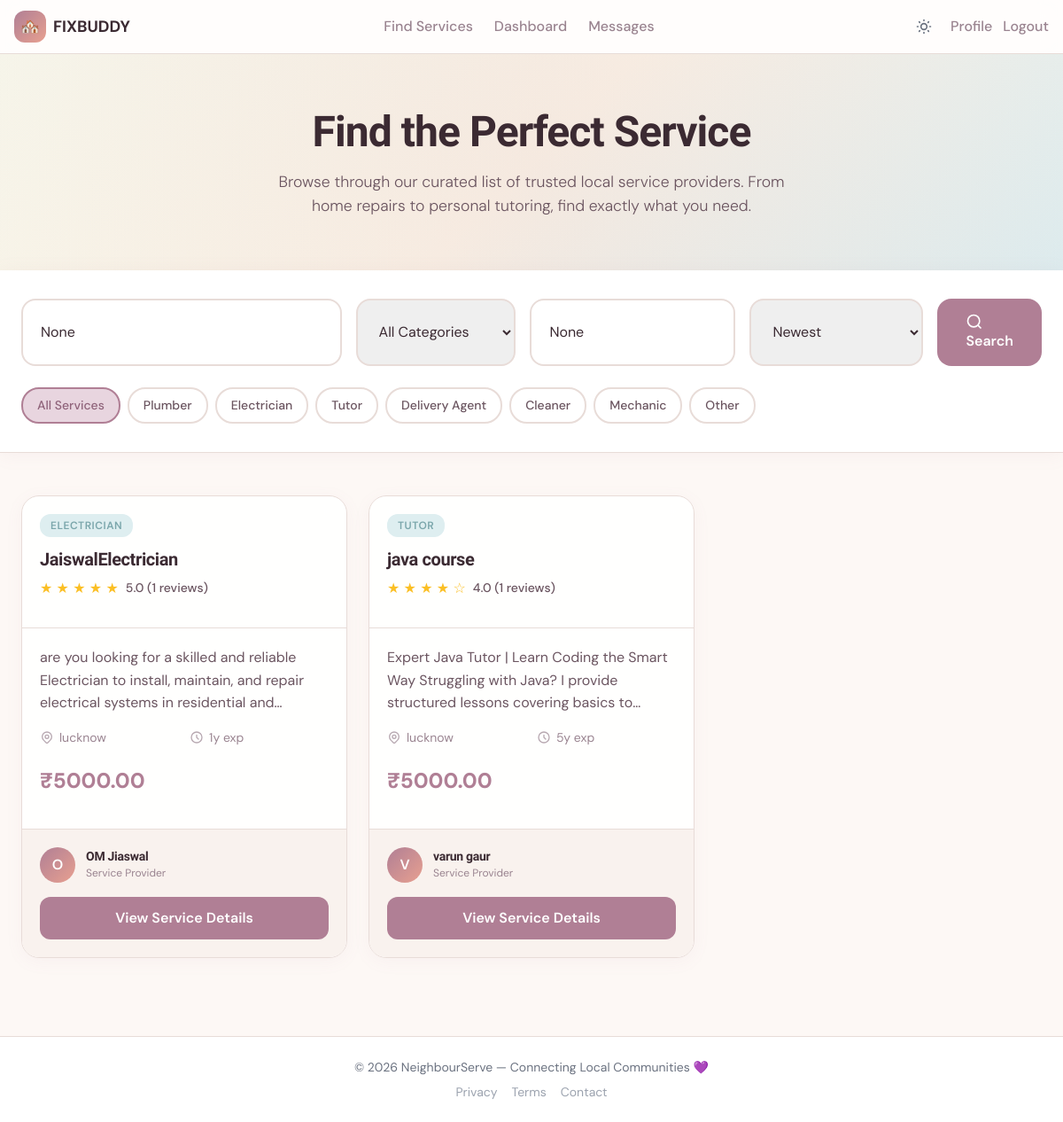
/services/ (signed in), run on the app's committed database.
### marketplace/models.py (models this page shows, shortened)
class Service(models.Model):
    provider = models.ForeignKey(User, on_delete=models.CASCADE, related_name='services')
    title = models.CharField(max_length=200)
    description = models.TextField()
    category = models.CharField(max_length=20, choices=CATEGORY_CHOICES)
    price = models.DecimalField(max_digits=10, decimal_places=2, validators=[MinValueValidator(0)])
    location = models.CharField(max_length=255, help_text="Service area or city")
    experience_years = models.PositiveIntegerField(default=0, help_text="Years of experience")
    image = models.ImageField(upload_to='services/', null=True, blank=True, help_text="Upload a service image")
    is_active = models.BooleanField(default=True)
    created_at = models.DateTimeField(auto_now_add=True)
    def average_rating(self):
        reviews = self.reviews.all()
        if reviews:
            return sum(review.rating for review in reviews) / len(reviews)
        return 0

class Review(models.Model):
    booking = models.OneToOneField(Booking, on_delete=models.CASCADE, related_name='review')
    customer = models.ForeignKey(User, on_delete=models.CASCADE, related_name='reviews_given')
    service = models.ForeignKey(Service, on_delete=models.CASCADE, related_name='reviews')
    rating = models.PositiveIntegerField(validators=[MinValueValidator(1), MaxValueValidator(5)])
    comment = models.TextField(blank=True)
    created_at = models.DateTimeField(auto_now_add=True)

### marketplace/views.py (the view)
# urls.py: path('services/', views.service_list, name='service_list'),
@login_required
def service_list(request):
    from django.db.models import Avg
    services = Service.objects.filter(is_active=True).prefetch_related('reviews')
    categories = CATEGORY_CHOICES
    query = request.GET.get('q')
    if query:
        services = services.filter(
            Q(title__icontains=query) |
            Q(description__icontains=query) |
            Q(provider__username__icontains=query)
        )
    category = request.GET.get('category')
    if category:
        services = services.filter(category=category)
    location = request.GET.get('location')
    if location:
        services = services.filter(location__icontains=location)
    sort = request.GET.get('sort', '-created_at')
    if sort == 'price_low':
        services = services.order_by('price')
    elif sort == 'price_high':
        services = services.order_by('-price')
    elif sort == 'rating':
        services_list = list(services)
        services_list.sort(key=lambda s: s.average_rating(), reverse=True)
        services = services.model.objects.filter(pk__in=[s.pk for s in services_list])
    else:
        services = services.order_by(sort)
    context = {
        'services': services,
        'categories': categories,
        'query': query,
        'selected_category': category,
        'selected_sort': sort,
        'location': location,
    }
    return render(request, 'marketplace/service_list.html', context)

### marketplace/templates/marketplace/service_list.html (shortened to what this page needs)
{% extends 'marketplace/base.html' %}
{% block content %}
<script src="https://cdn.tailwindcss.com"></script>
<section class="page-header">
  <div class="page-header-content">
    <h1 class="page-title">Find the Perfect Service</h1>
    <p class="page-subtitle">Browse through our curated list of trusted local service providers. From home repairs to personal tutoring, find exactly what you need.</p>
  </div>
</section>
<section class="search-section">
  <div class="search-container">
    <form method="get" class="search-form">
      <input type="text" name="q" placeholder="Search services, providers, or keywords..." value="{{ query }}" class="search-input">
      <select name="category" class="search-input">
        <option value="">All Categories</option>
      </select>
      <input type="text" name="location" placeholder="Location (city, area)" value="{{ location }}" class="search-input">
      <select name="sort" class="search-input">
        <option value="-created_at" {% if selected_sort == '-created_at' %}selected{% endif %}>Newest</option>
      </select>
      <button type="submit" class="search-btn">
        <svg width="20" height="20" fill="none" viewBox="0 0 24 24" stroke="currentColor" stroke-width="2">
          <circle cx="11" cy="11" r="8"/>
          <path d="m21 21-4.35-4.35"/>
        </svg>
        Search
      </button>
    </form>
    <div class="category-filters">
      <a href="{% url 'service_list' %}" class="category-filter {% if not selected_category %}active{% endif %}">All Services</a>
      {% for category_value, category_name in categories %}
        <a href="{% url 'service_list' %}?category={{ category_value }}" class="category-filter {% if category_value == selected_category %}active{% endif %}">
          {{ category_name }}
        </a>
      {% endfor %}
    </div>
  </div>
</section>
<section class="services-section">
  <div class="services-container">
    {% if services %}
      <div class="services-grid">
        {% for service in services %}
          <div class="service-card">
            <div class="service-header">
              <span class="service-category">{{ service.get_category_display }}</span>
              <h3 class="service-title">{{ service.title }}</h3>
              {% if service.average_rating > 0 %}
                <div class="service-rating">
                  <div class="stars">
                    {% for i in "12345"|make_list %}
                      {% if forloop.counter <= service.average_rating %}
                        ★
                      {% else %}
                        ☆
                      {% endif %}
                    {% endfor %}
                  </div>
                  <span class="rating-text">{{ service.average_rating|floatformat:1 }} ({{ service.reviews.count }} reviews)</span>
                </div>
              {% endif %}
            </div>
            <div class="service-content">
              <p class="service-description">{{ service.description }}</p>
              <div class="service-meta">
                <div class="meta-item">
                  {{ service.location }}
                </div>
                <div class="meta-item">
                  <svg class="meta-icon" fill="none" viewBox="0 0 24 24" stroke="currentColor" stroke-width="2">
                    <path stroke-linecap="round" stroke-linejoin="round" d="M12 8v4l3 3m6-3a9 9 0 11-18 0 9 9 0 0118 0z"/>
                  </svg>
                  {{ service.experience_years }}y exp
                </div>
              </div>
              <div class="service-price">₹{{ service.price }}</div>
            </div>
            <div class="service-footer">
              <div class="service-provider">
                <div class="provider-avatar">{{ service.provider.first_name.0|upper }}</div>
                <div class="provider-info">
                  <h4>{{ service.provider.first_name }} {{ service.provider.last_name }}</h4>
                  <p>Service Provider</p>
                </div>
              </div>
              <a href="{% url 'service_detail' service.pk %}" class="btn-view-service">View Service Details</a>
            </div>
          </div>
        {% endfor %}
      </div>
    {% endif %}
  </div>
</section>
{% endblock %}

### marketplace/templates/marketplace/base.html (style rules this page uses)
:root { --mauve:#b07f95; --peach:#e8a090; --ink:#3b2a32; --ink-muted:#9a8490; --surface:#fdf8f5; --border:#e8dcd8; }
body { font-family: 'DM Sans', sans-serif; background: var(--surface); color: var(--ink); transition: background 0.3s ease, color 0.3s ease; }
h1,h2,h3,h4 { font-family: 'Bricolage Grotesque', sans-serif; }

### data on the page
Service: category "ELECTRICIAN", title "JaiswalElectrician", average_rating "5.0", reviews.count "1", description "are you looking for a skilled and reliable Electrician to install, maintain, and repair electrical systems in residential…", location "lucknow", experience_years "1", price "5000.00", provider.first_name.0 "O", provider.first_name "OM", provider.last_name "Jiaswal"
Service: category "TUTOR", title "java course", average_rating "4.0", reviews.count "1", description "Expert Java Tutor | Learn Coding the Smart Way Struggling with Java? I provide structured lessons covering basics…", location "lucknow", experience_years "5", price "5000.00", provider.first_name.0 "V", provider.first_name "varun", provider.last_name "gaur"

### other printed values
{{ category_name }} "Plumber" "Electrician" "Tutor" "Delivery Agent" "Cleaner" "Mechanic" "Other"
